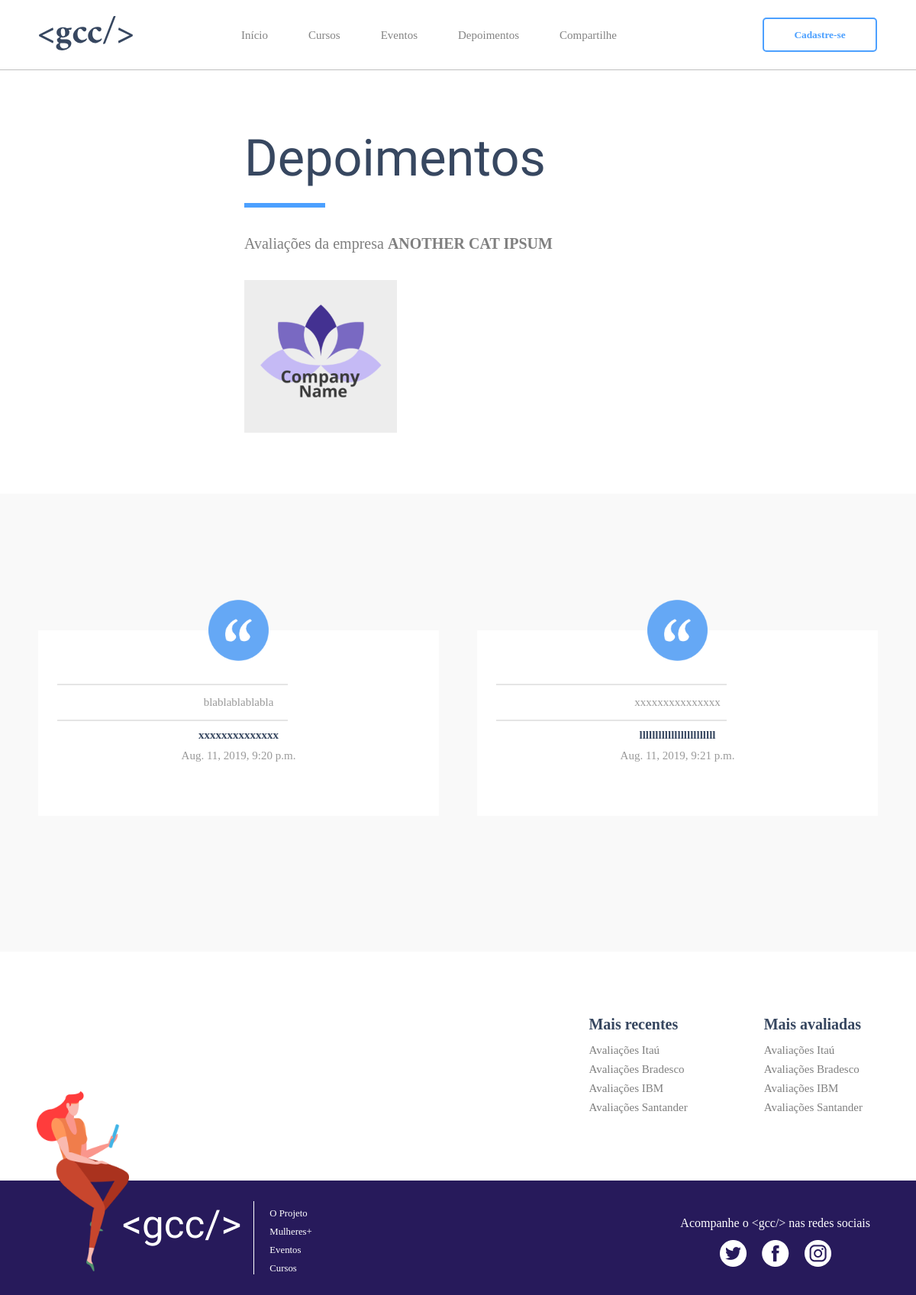
/depoimentos/empresa, run on an earlier commit of the app's database.
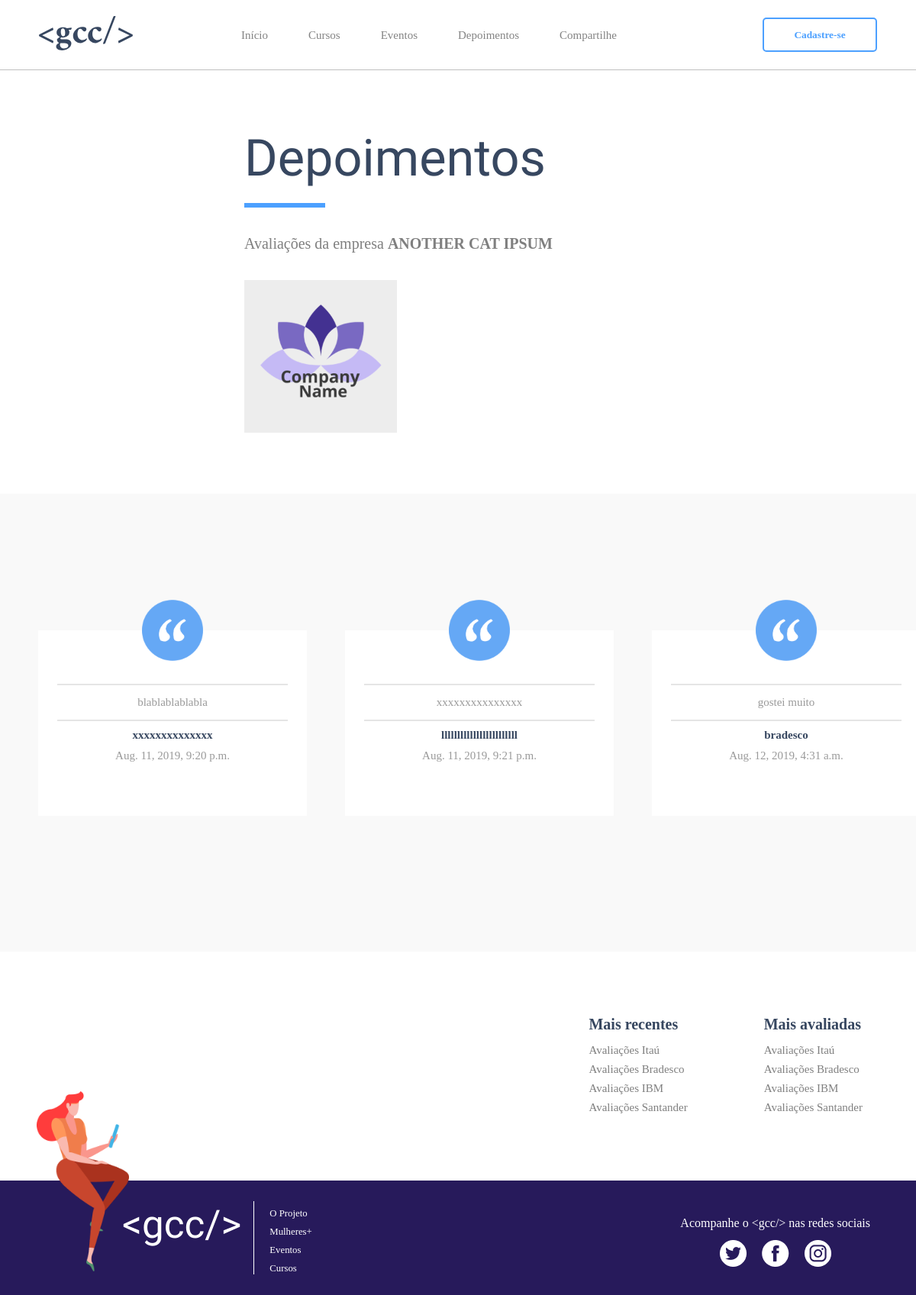
And on a later commit of the database.
### app/models.py (models this page shows, shortened)
class Depoimento(models.Model):
    empresa = models.CharField(max_length=200)
    funcionaria_atual = models.BooleanField
    avaliacao = models.TextField()
    recomendacao = models.CharField(max_length=200)
    data = models.DateTimeField(default=timezone.now)

### app/views.py (the view)
# urls.py: path('depoimentos/empresa', depoimentos_empresas),
@never_cache
def depoimentos_empresas(request):
    depoimentos = Depoimento.objects.filter(data__lte=timezone.now()).order_by('data')
    return render(request, 'depoimentos-empresa.html', {'depoimentos': depoimentos})

### app/templates/depoimentos-empresa.html (shortened to what this page needs)
{% extends 'base.html' %}
{% block extra_head %}
<link rel="stylesheet" href="../static/depoimentos-empresa.css" />
{% endblock %}
{% block content %}
<main class="pagina-depoimentos">
    <article>
        <h2>Depoimentos</h2>
        <h3> Avaliações da empresa <strong>ANOTHER CAT IPSUM</strong></h3>
        <div class="avaliacao-empresa">
            <div>
                <img class="img-logo" src="../static/images/logo.png" alt="Logo empresa">
            </div>
        </div>
    </article>
    <section class="depoimentos">
        {% for depoimento in depoimentos %}
            <div class="flex-conteiner">
                <img src="../static/images/Aspas.png" alt="">
                <p class="pseudo">
                    {{ depoimento.avaliacao|linebreaksbr }}
                </p>
                <h4> {{ depoimento.empresa}} </h4>
                <p class="sem-pseudo"> {{ depoimento.data }} </p>
            </div>
        {% endfor %}
    </section>
    <section class="nav-empresas">
        <nav class="mais-recentes">
            <p>Mais recentes</p>
            <ul>
                <li><a href="">Avaliações Itaú</a></li>
                <li><a href="">Avaliações Bradesco</a></li>
                <li><a href="">Avaliações IBM</a></li>
                <li><a href="">Avaliações Santander</a></li>
            </ul>
        </nav>
        <nav class="mais-avaliadas">
            <p>Mais avaliadas</p>
            <ul>
                <li><a href="">Avaliações Itaú</a></li>
                <li><a href="">Avaliações Bradesco</a></li>
                <li><a href="">Avaliações IBM</a></li>
                <li><a href="">Avaliações Santander</a></li>
            </ul>
        </nav>
    </section>
</main>
{% endblock %}

What changed in the data, as far as the page shows it:
added Depoimento: avaliacao "gostei muito", empresa "bradesco", data "Aug. 12, 2019, 4:31 a.m."
